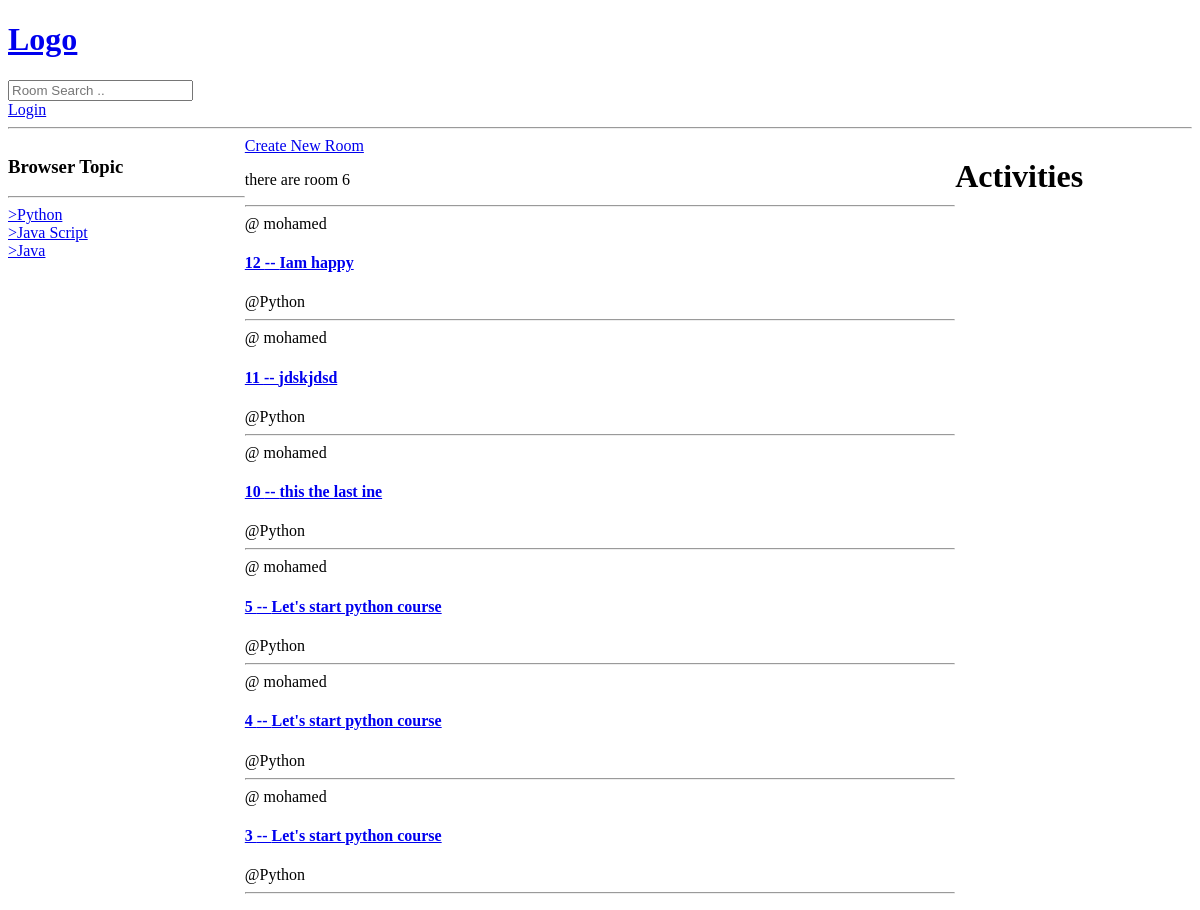
Page /?q=Python on the earlier database version.
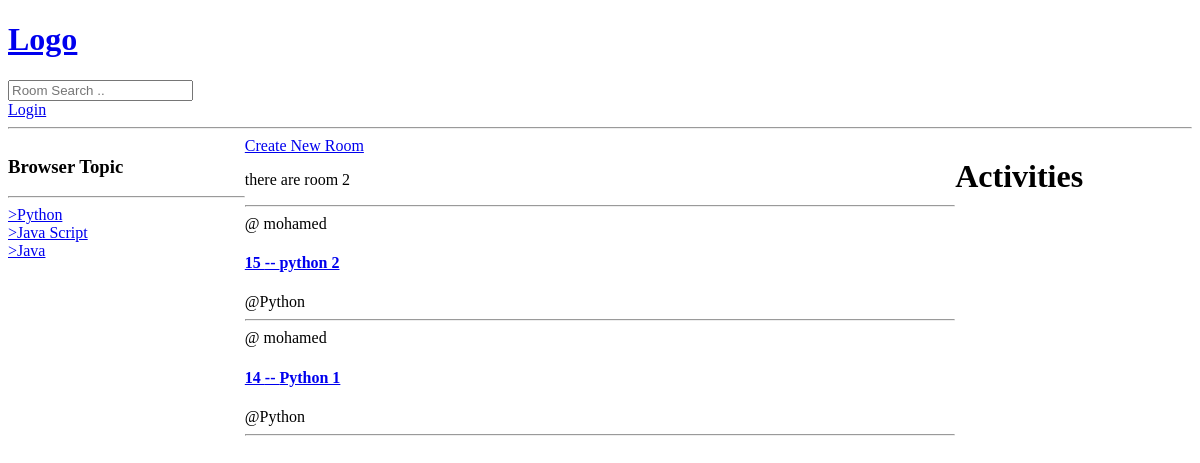
Same page on the later database version.
### base/models.py (models this page shows, shortened)
class Topic(models.Model):
    name = models.CharField(max_length=100)
    def __str__(self):
        return self.name

class Room(models.Model):
    topic = models.ForeignKey(Topic, on_delete=models.SET_NULL, null=True)
    host = models.ForeignKey(User, on_delete=models.SET_NULL, null=True)
    name = models.CharField(max_length=200)
    description = models.TextField()
    participants = models.ManyToManyField(User, related_name="participants", blank=True)
    updated = models.DateTimeField(auto_now_add=True)
    created = models.DateTimeField(auto_now=True)
    class Meta:
        ordering = ["-created",]

### base/views.py (the view)
# urls.py: path('', views.home, name="home"),
def home(request):
    q = request.GET.get('q') if request.GET.get('q') is not None else ""
    rooms = Room.objects.filter(Q(topic__name__contains=q) |
                                Q(description__contains=q) |
                                Q(name__contains=q)
                                )
    count = rooms.count()
    topics = Topic.objects.all()
    room_messages = Message.objects.all()
    context = {'rooms': rooms, 'topics': topics, "count": count , "room_messages": room_messages}
    return render(request=request,
                  template_name="base/home.html",
                  context=context)

### base/templates/base/home.html (shortened to what this page needs)
{% extends 'main.html' %}
{% block content%}
<div class="home-container">
     <div >
         <h3>Browser Topic</h3>
         <hr>
         {% for topic in topics %}
         <div>
             <a href=" {% url 'home' %}?q={{topic.name}}"> >{{topic.name}}</a>
         </div>
         {% endfor %}
     </div>
    <div>
             <a href=" {% url 'create-room' %} "> Create New Room </a>
                <p> there are room {{count}}</p>
            <hr>
            {% for room in rooms %}
            <span>@ {{room.host}} </span>
            <a href="{% url 'room' room.id %}" >
                <h4>{{room.id}} -- {{room.name}} </h4>
            </a>
            <span>@{{room.topic}} </span>
            <hr>
        {% endfor %}
    </div>
    <div>
        <h1> Activities </h1>
    </div>
</div>
{% endblock %}

### templates/main.html (shortened to what this page needs)
<!doctype html>
<html lang="en">
<head>
</head>
<body>
 {% include 'navbar.html'%}
 {% block content %}
 {% endblock%}
</body>
</html>

### templates/navbar.html (shortened to what this page needs)
<!DOCTYPE html>
<html lang="en">
<head>
</head>
<body>
    <a href='/'>
        <h1>Logo</h1>
    </a>
      <div>
        <form method="GET" action="{% url 'home' %}">
            <input type="text" name="q" placeholder="Room Search .."/>
        </form>
          {% if request.user.is_authenticated %}
          <h1> Hi {{ request.user.username }} </h1>
          <a href="{% url 'logout' %}"> Logout </a>
          {% else %}
          <a href="{% url 'login' %}"> Login </a>
          {% endif %}
    <hr>
      </div>
</body>
</html>

### base/templates/base/home.html (style rules this page uses)
.home-container { display: grid; grid-template-columns:1fr 3fr 1fr ; }

Differences in the rows shown:
removed Room: host "mohamed", id "12", name "Iam happy", topic "Python"
removed Room: host "mohamed", id "11", name "jdskjdsd", topic "Python"
removed Room: host "mohamed", id "10", name "this the last ine", topic "Python"
removed Room: host "mohamed", id "5", name "Let's start python course", topic "Python"
removed Room: host "mohamed", id "4", name "Let's start python course", topic "Python"
removed Room: host "mohamed", id "3", name "Let's start python course", topic "Python"
added Room: host "mohamed", id "15", name "python 2", topic "Python"
added Room: host "mohamed", id "14", name "Python 1", topic "Python"
Other differences:
{{ count }}: "6" → "2"
